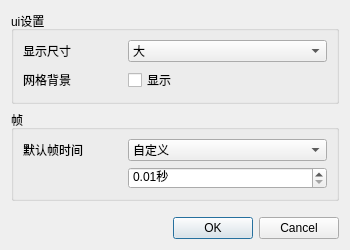
<?xml version="1.0" encoding="UTF-8"?>
<ui version="4.0">
 <class>W_ALEConfigEdit</class>
 <widget class="QDialog" name="W_ALEConfigEdit">
  <property name="geometry">
   <rect>
    <x>0</x>
    <y>0</y>
    <width>350</width>
    <height>250</height>
   </rect>
  </property>
  <property name="windowTitle">
   <string>动画帧设置</string>
  </property>
  <property name="styleSheet">
   <string notr="true">
QComboBox QAbstractItemView::item { min-height: 26px;}</string>
  </property>
  <layout class="QVBoxLayout" name="verticalLayout">
   <item>
    <widget class="QGroupBox" name="groupBox_2">
     <property name="title">
      <string>ui设置</string>
     </property>
     <layout class="QGridLayout" name="gridLayout_2" columnstretch="1,2">
      <item row="0" column="1">
       <widget class="QComboBox" name="comboBox_sizeMode">
        <item>
         <property name="text">
          <string>大</string>
         </property>
        </item>
        <item>
         <property name="text">
          <string>中</string>
         </property>
        </item>
        <item>
         <property name="text">
          <string>小</string>
         </property>
        </item>
       </widget>
      </item>
      <item row="0" column="0">
       <widget class="QLabel" name="label_2">
        <property name="text">
         <string>显示尺寸</string>
        </property>
       </widget>
      </item>
      <item row="1" column="0">
       <widget class="QLabel" name="label_3">
        <property name="text">
         <string>网格背景</string>
        </property>
       </widget>
      </item>
      <item row="1" column="1">
       <widget class="QCheckBox" name="checkBox">
        <property name="text">
         <string>显示</string>
        </property>
       </widget>
      </item>
     </layout>
    </widget>
   </item>
   <item>
    <widget class="QGroupBox" name="groupBox">
     <property name="title">
      <string>帧</string>
     </property>
     <layout class="QGridLayout" name="gridLayout" columnstretch="1,2">
      <item row="0" column="0">
       <widget class="QLabel" name="label">
        <property name="text">
         <string>默认帧时间</string>
        </property>
       </widget>
      </item>
      <item row="0" column="1">
       <widget class="QComboBox" name="comboBox">
        <item>
         <property name="text">
          <string>自定义</string>
         </property>
        </item>
       </widget>
      </item>
      <item row="1" column="1">
       <widget class="QDoubleSpinBox" name="doubleSpinBox">
        <property name="suffix">
         <string>秒</string>
        </property>
        <property name="minimum">
         <double>0.010000000000000</double>
        </property>
        <property name="maximum">
         <double>100.000000000000000</double>
        </property>
        <property name="singleStep">
         <double>0.100000000000000</double>
        </property>
       </widget>
      </item>
     </layout>
    </widget>
   </item>
   <item>
    <spacer name="verticalSpacer">
     <property name="orientation">
      <enum>Qt::Vertical</enum>
     </property>
     <property name="sizeHint" stdset="0">
      <size>
       <width>20</width>
       <height>40</height>
      </size>
     </property>
    </spacer>
   </item>
   <item>
    <widget class="QDialogButtonBox" name="buttonBox">
     <property name="orientation">
      <enum>Qt::Horizontal</enum>
     </property>
     <property name="standardButtons">
      <set>QDialogButtonBox::Cancel|QDialogButtonBox::Ok</set>
     </property>
    </widget>
   </item>
  </layout>
 </widget>
 <resources/>
 <connections>
  <connection>
   <sender>buttonBox</sender>
   <signal>rejected()</signal>
   <receiver>W_ALEConfigEdit</receiver>
   <slot>reject()</slot>
   <hints>
    <hint type="sourcelabel">
     <x>345</x>
     <y>303</y>
    </hint>
    <hint type="destinationlabel">
     <x>286</x>
     <y>274</y>
    </hint>
   </hints>
  </connection>
 </connections>
</ui>
